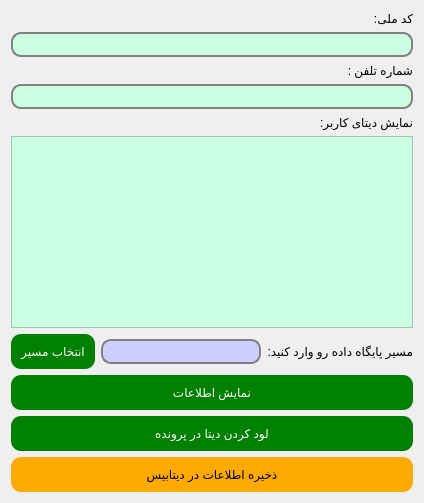
       <widget class="QWidget" name="tab_5">
        <attribute name="title">
         <string>دیتابیس</string>
        </attribute>
        <layout class="QGridLayout" name="gridLayout_9">
         <item row="0" column="0">
          <layout class="QGridLayout" name="gridLayout_8">
           <item row="8" column="0">
            <widget class="QPushButton" name="pushButton_12">
             <property name="styleSheet">
              <string notr="true">
            QPushButton {
                background-color: green;
                color: white;
                border-radius: 10px;
                padding: 10px;
                transition: background-color 0.3s;
            }

            QPushButton:hover {
                background-color: darkgreen;
            }

</string>
             </property>
             <property name="text">
              <string>لود کردن دیتا در پرونده</string>
             </property>
            </widget>
           </item>
           <item row="0" column="0">
            <widget class="QLabel" name="label_25">
             <property name="text">
              <string>کد ملی:</string>
             </property>
            </widget>
           </item>
           <item row="4" column="0">
            <widget class="QLabel" name="label_28">
             <property name="text">
              <string>نمایش دیتای کاربر:</string>
             </property>
            </widget>
           </item>
           <item row="2" column="0">
            <widget class="QLabel" name="label_27">
             <property name="text">
              <string>شماره تلفن :</string>
             </property>
            </widget>
           </item>
           <item row="3" column="0">
            <widget class="QLineEdit" name="lineEdit_14">
             <property name="styleSheet">
              <string notr="true">QLineEdit{ 
                                        background-color:rgb(202, 255, 227);
                                        border: 2px solid gray;
                                        border-radius: 10px;
                                        padding: 0 8px;
                                        selection-background-color: darkgray;
                                        font-size: 16px;}
                                        QLineEdit:focus { 
                                        background-color:rgb(192, 192, 255);}
                                        </string>
             </property>
            </widget>
           </item>
           <item row="1" column="0">
            <widget class="QLineEdit" name="lineEdit_13">
             <property name="styleSheet">
              <string notr="true">QLineEdit{ 
                                        background-color:rgb(202, 255, 227);
                                        border: 2px solid gray;
                                        border-radius: 10px;
                                        padding: 0 8px;
                                        selection-background-color: darkgray;
                                        font-size: 16px;}
                                        QLineEdit:focus { 
                                        background-color:rgb(192, 192, 255);}
                                        </string>
             </property>
            </widget>
           </item>
           <item row="5" column="0">
            <widget class="QPlainTextEdit" name="plainTextEdit_6">
             <property name="toolTip">
              <string>&lt;html&gt;&lt;head/&gt;&lt;body&gt;&lt;p&gt;&lt;br/&gt;&lt;/p&gt;&lt;/body&gt;&lt;/html&gt;</string>
             </property>
             <property name="styleSheet">
              <string notr="true">
background-color: rgb(202, 255, 227);
</string>
             </property>
            </widget>
           </item>
           <item row="7" column="0">
            <widget class="QPushButton" name="pushButton_13">
             <property name="styleSheet">
              <string notr="true">
            QPushButton {
                background-color: green;
                color: white;
                border-radius: 10px;
                padding: 10px;
                transition: background-color 0.3s;
            }

            QPushButton:hover {
                background-color: darkgreen;
            }

</string>
             </property>
             <property name="text">
              <string>نمایش اطلاعات</string>
             </property>
            </widget>
           </item>
           <item row="6" column="0">
            <layout class="QHBoxLayout" name="horizontalLayout_21">
             <item>
              <widget class="QPushButton" name="pushButton_30">
               <property name="styleSheet">
                <string notr="true">
            QPushButton {
                background-color: green;
                color: white;
                border-radius: 10px;
                padding: 10px;
                transition: background-color 0.3s;
            }

            QPushButton:hover {
                background-color: darkgreen;
            }

</string>
               </property>
               <property name="text">
                <string>انتخاب مسیر</string>
               </property>
              </widget>
             </item>
             <item>
              <widget class="QLineEdit" name="lineEdit_5">
               <property name="toolTip">
                <string>آدرس مسیر پایگاه داده را کپی کنید</string>
               </property>
               <property name="styleSheet">
                <string notr="true">QLineEdit{ 
                                        background-color:rgb(205, 205, 255);
                                        border: 2px solid gray;
                                        border-radius: 10px;
                                        padding: 0 8px;
                                        selection-background-color: darkgray;
                                        font-size: 16px;}
                                        QLineEdit:focus { 
                                        background-color:rgb(192, 192, 255);}
                                        </string>
               </property>
              </widget>
             </item>
             <item>
              <widget class="QLabel" name="label_29">
               <property name="lineWidth">
                <number>19</number>
               </property>
               <property name="midLineWidth">
                <number>5</number>
               </property>
               <property name="text">
                <string>مسیر پایگاه داده رو وارد کنید:</string>
               </property>
               <property name="textFormat">
                <enum>Qt::AutoText</enum>
               </property>
               <property name="scaledContents">
                <bool>false</bool>
               </property>
              </widget>
             </item>
            </layout>
           </item>
          </layout>
         </item>
         <item row="1" column="0">
          <widget class="QPushButton" name="pushButton_29">
           <property name="styleSheet">
            <string notr="true">
            QPushButton {
                background-color: rgb(255, 170, 0);
                color: black;
                border-radius: 10px;
                padding: 10px;
                transition: background-color 0.3s;
            }

            QPushButton:hover {
                background-color: rgb(225, 150, 0);
            }
        
</string>
           </property>
           <property name="text">
            <string>ذخیره اطلاعات در دیتابیس</string>
           </property>
          </widget>
         </item>
        </layout>
       </widget>
